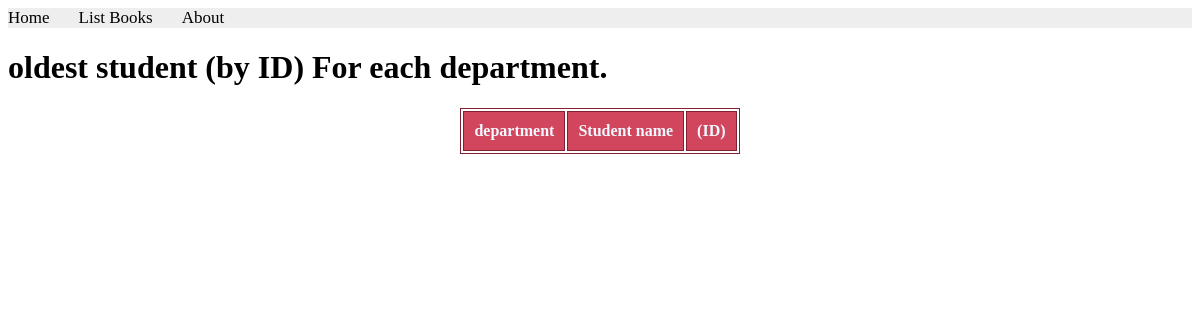
Page /books/lab9/task3 on the earlier database version.
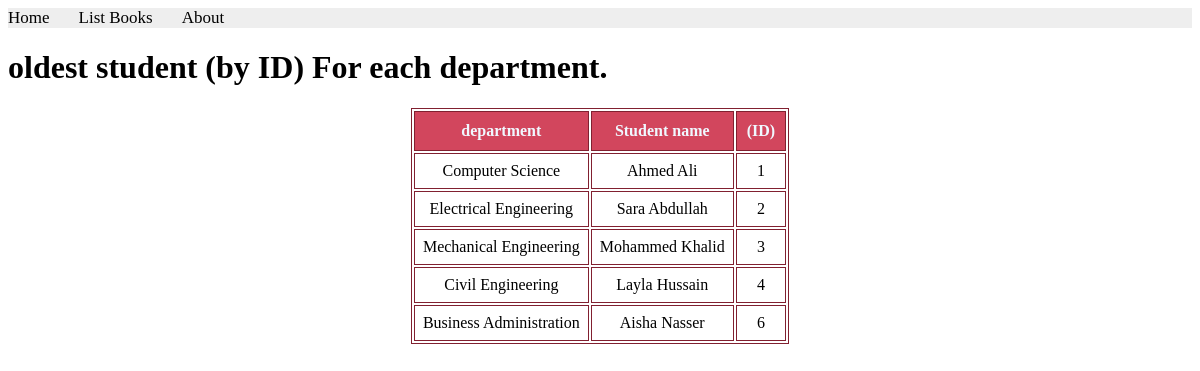
Same page on the later database version.
### apps/bookmodule/models.py (models this page shows)
class department(models.Model):
     name = models.CharField(max_length = 50)

class Student(models.Model):
     name = models.CharField(max_length=300)
     card = models.OneToOneField(Card, on_delete = models.PROTECT)
     department = models.ForeignKey(department, on_delete=models.PROTECT)
     course = models.ManyToManyField(course)

### apps/bookmodule/views.py (the view)
# urls.py: path('lab9/task3', views.task3 ),
def task3(request):
    departments = department.objects.annotate(oldest_student_id=Min('student__id'))
    department_students = []
    for dept in departments:
        student = Student.objects.filter(id=dept.oldest_student_id).first()
        if student:
            department_students.append({
                'department': dept.name,
                'student': student.name,
                'student_id': student.id
            })
    return render(request, 'bookmodules/oldest_student_per_department.html', {'data': department_students})

### apps/templates/bookmodules/oldest_student_per_department.html (shortened to what this page needs)
{% extends "layouts/base.html" %}
{% load static %}
{% block content %}
    <h1>oldest student (by ID) For each department.</h1>
    <table>
        <tr>
            <th>department</th>
            <th>Student name </th>
            <th>  (ID)</th>
        </tr>
        {% for item in data %}
        <tr>
            <td>{{ item.department }}</td>
            <td>{{ item.student }}</td>
            <td>{{ item.student_id }}</td>
        </tr>
        {% endfor %}
    </table>
    {% endblock content %}

Differences in the rows shown:
added department: department "Computer Science"
now on this page (row edited): Student: student "Ahmed Ali"
added department: department "Electrical Engineering"
now on this page (row edited): Student: student "Sara Abdullah"
added department: department "Mechanical Engineering"
now on this page (row edited): Student: student "Mohammed Khalid"
added department: department "Civil Engineering"
now on this page (row edited): Student: student "Layla Hussain"
added department: department "Business Administration"
now on this page (row edited): Student: student "Aisha Nasser"
Other differences:
new list line: "1"
new list line: "2"
new list line: "3"
new list line: "4"
new list line: "6"
